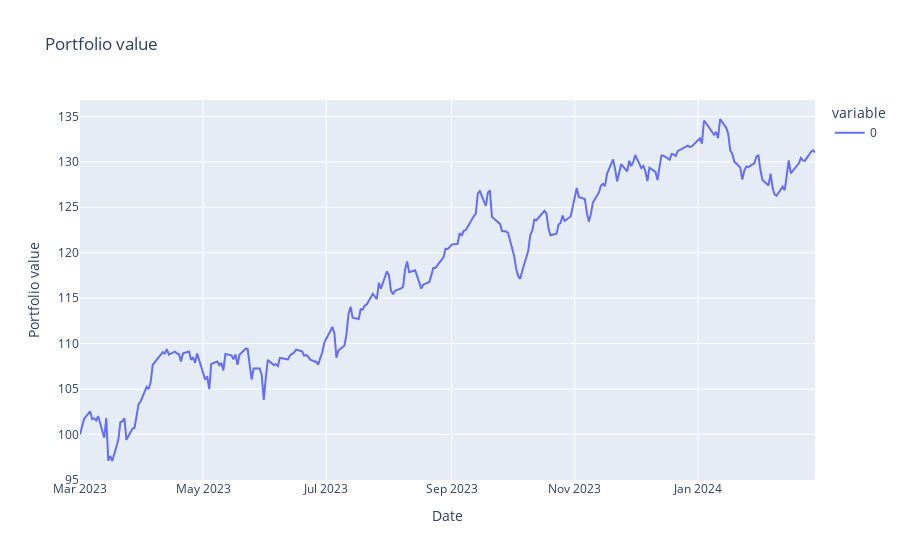

Notebook code cell kept with this figure:
### Code cell
# Select sample portfolio
index = 256
sample_portfolio = mc_portfolios.loc[index]
# Determine the performance of the portfolio with out-of-sample data
initialValue = 100
samplePortfolio_value = evaluate_portfolio(mc_portfolios, index, outOfSample_data, initialValue)

fig = px.line(samplePortfolio_value, title='Portfolio value')
fig.update_layout(yaxis_title='Portfolio value')
fig.show()

### Figure 1 — Plotly figure (JSON) as saved in the notebook; plotly's stock layout.template omitted (floating-point values rounded to 4 significant figures; data arrays with more than 128 entries replaced by an {"elided": "..."} marker saying what was removed)
{"data": [{"hovertemplate": "variable=0<br>Date=%{x}<br>value=%{y}<extra></extra>", "legendgroup": "0", "line": {"color": "#636efa", "dash": "solid"}, "marker": {"symbol": "circle"}, "mode": "lines", "name": "0", "orientation": "v", "showlegend": true, "type": "scatter", "x": {"elided": "254 str values"}, "xaxis": "x", "y": {"elided": "254 float values"}, "yaxis": "y"}], "layout": {"legend": {"title": {"text": "variable"}, "tracegroupgap": 0}, "title": {"text": "Portfolio value"}, "xaxis": {"anchor": "y", "domain": [0, 1], "title": {"text": "Date"}}, "yaxis": {"anchor": "x", "domain": [0, 1], "title": {"text": "Portfolio value"}}}}
